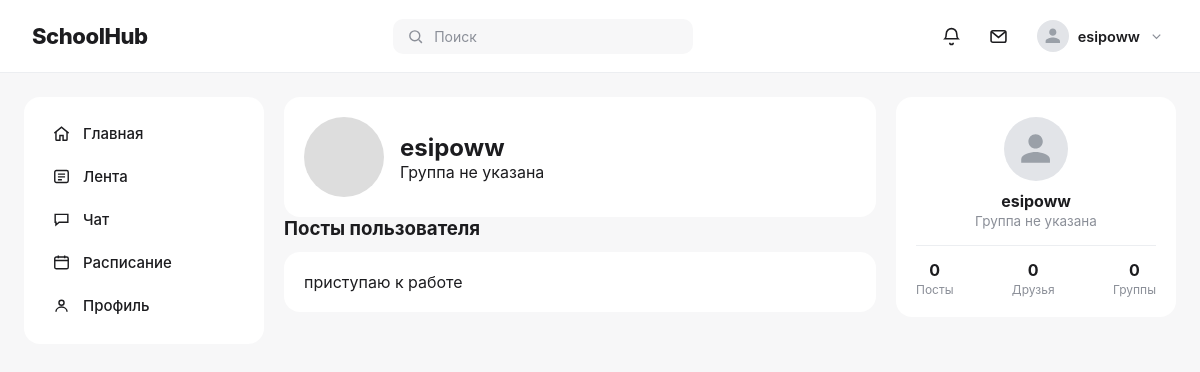
/profile/ (signed in), run on the app's committed database.
### users/models.py (models this page shows, shortened)
class Profile(models.Model):
    user = models.OneToOneField(User, on_delete=models.CASCADE)
    display_name = models.CharField(max_length=100, blank=True)
    group_name = models.CharField(max_length=50, blank=True)
    avatar = models.ImageField(upload_to='avatars/', blank=True, null=True)
    is_verified = models.BooleanField(default=False)

### posts/models.py (models this page shows, shortened)
class Post(models.Model):
    author = models.ForeignKey(User, on_delete=models.CASCADE)
    content = models.TextField()
    created_at = models.DateTimeField(auto_now_add=True)
    class Meta:
        ordering = ['-created_at']

### users/views.py (the view)
# urls.py: path('profile/', views.profile, name='profile'),
@login_required
def profile(request):
    profile_obj, created = Profile.objects.get_or_create(user=request.user)
    user_posts = Post.objects.filter(author=request.user)
    return render(request, 'users/profile.html', {
        'profile': profile_obj,
        'user_posts': user_posts,
    })

### users/templates/users/profile.html (shortened to what this page needs)
{% extends "base.html" %}
{% block content %}
    <div class="card" style="display:flex; align-items:center; gap:16px;">
        {% if profile.avatar %}
            <img src="{{ profile.avatar.url }}" style="width:80px; height:80px; border-radius:50%; object-fit:cover;">
        {% else %}
            <div style="width:80px; height:80px; border-radius:50%; background:#ddd;"></div>
        {% endif %}
        <div>
            <h2>
                {{ profile.display_name|default:user.username }}
            </h2>
            <p>{{ profile.group_name|default:"Группа не указана" }}</p>
        </div>
    </div>
    <h3 style="margin-bottom: 12px;">Посты пользователя</h3>
    {% for post in user_posts %}
    <div class="card">
        <div>{{ post.content }}</div>
    </div>
    {% empty %}
    <div class="card">Пока нет постов.</div>
    {% endfor %}
{% endblock %}

### templates/base.html (shortened to what this page needs)
<!DOCTYPE html>
<html lang="ru">
<head>
</head>
<body>
<div class="topbar">
    <h1>SchoolHub</h1>
    <div class="search-box">
        <svg viewBox="0 0 24 24" fill="none" stroke="currentColor" stroke-width="2"><circle cx="11" cy="11" r="7"/><path d="M21 21l-4.3-4.3"/></svg>
        Поиск
    </div>
    {% if user.is_authenticated %}
    <div class="topbar-right">
        <button class="icon-btn" aria-label="Уведомления">
            <svg viewBox="0 0 24 24" fill="none" stroke="currentColor" stroke-width="1.8"><path d="M6 9a6 6 0 0 1 12 0c0 4 1.5 5.5 1.5 5.5H4.5S6 13 6 9z"/><path d="M10 19a2 2 0 0 0 4 0"/></svg>
        </button>
        <button class="icon-btn" aria-label="Сообщения">
            <svg viewBox="0 0 24 24" fill="none" stroke="currentColor" stroke-width="1.8"><rect x="3.5" y="5.5" width="17" height="13" rx="2"/><path d="M4 6.5l8 6.5 8-6.5"/></svg>
        </button>
        <div class="user-menu" tabindex="0">
            <div class="user-chip">
                <div class="avatar avatar-small">
                    {% if user.profile.avatar %}
                        <img src="{{ user.profile.avatar.url }}" alt="{{ user.username }}">
                    {% else %}
                        <svg viewBox="0 0 24 24" fill="currentColor"><path d="M12 12c2.7 0 4.9-2.2 4.9-4.9S14.7 2.2 12 2.2 7.1 4.4 7.1 7.1 9.3 12 12 12zm0 2.4c-3.3 0-9.8 1.6-9.8 4.9v2.4h19.6v-2.4c0-3.3-6.5-4.9-9.8-4.9z"/></svg>
                    {% endif %}
                </div>
                <span class="user-chip-name">{{ user.username }}</span>
                <svg class="chevron" viewBox="0 0 24 24" fill="none" stroke="currentColor" stroke-width="2"><path d="M6 9l6 6 6-6"/></svg>
            </div>
        </div>
    </div>
    {% endif %}
</div>
<div class="layout">
    {% if user.is_authenticated %}
    <div class="sidebar">
        <a href="/" class="{% block nav_home %}{% endblock %}">
            <svg viewBox="0 0 24 24" fill="none" stroke="currentColor" stroke-width="1.8"><path d="M3 11.5 12 4l9 7.5"/><path d="M5 10v9.5a1 1 0 0 0 1 1h4v-6h4v6h4a1 1 0 0 0 1-1V10"/></svg>
            Главная
        </a>
        <a href="/feed/" class="{% block nav_feed %}{% endblock %}">
            <svg viewBox="0 0 24 24" fill="none" stroke="currentColor" stroke-width="1.8"><rect x="3.5" y="4.5" width="17" height="15" rx="2"/><path d="M7.5 9h9M7.5 12.5h9M7.5 16h5"/></svg>
            Лента
        </a>
        <a href="#" class="{% block nav_chat %}{% endblock %}">
            <svg viewBox="0 0 24 24" fill="none" stroke="currentColor" stroke-width="1.8"><path d="M4 5.5h16v10H9l-4 3.5v-3.5H4z"/></svg>
            Чат
        </a>
        <a href="/schedule/" class="{% block nav_schedule %}{% endblock %}">
            <svg viewBox="0 0 24 24" fill="none" stroke="currentColor" stroke-width="1.8"><rect x="3.5" y="5" width="17" height="15" rx="2"/><path d="M3.5 9.5h17M8 3v3.5M16 3v3.5"/></svg>
            Расписание
        </a>
        <a href="/profile/" class="{% block nav_profile %}{% endblock %}">
            <svg viewBox="0 0 24 24" fill="none" stroke="currentColor" stroke-width="1.8"><circle cx="12" cy="8.5" r="3.2"/><path d="M5 20c0-3.5 3-6 7-6s7 2.5 7 6"/></svg>
            Профиль
        </a>
    </div>
    {% endif %}
    <div class="main">
        {% block content %}
        {% endblock %}
    </div>
    {% if user.is_authenticated %}
    <div class="rightbar">
        <div class="card profile-card">
            {% if user.profile.avatar %}
                <img src="{{ user.profile.avatar.url }}" class="avatar avatar-large">
            {% else %}
                <div class="avatar avatar-large">
                    <svg viewBox="0 0 24 24" fill="currentColor"><path d="M12 12c2.7 0 4.9-2.2 4.9-4.9S14.7 2.2 12 2.2 7.1 4.4 7.1 7.1 9.3 12 12 12zm0 2.4c-3.3 0-9.8 1.6-9.8 4.9v2.4h19.6v-2.4c0-3.3-6.5-4.9-9.8-4.9z"/></svg>
                </div>
            {% endif %}
            <h3>{{ user.profile.display_name|default:user.username }}</h3>
            <p>{{ user.profile.group_name|default:"Группа не указана" }}</p>
            {% block profile_stats %}
            <div class="profile-stats">
                <div>
                    <div class="profile-stat-value">{{ stats.posts_count|default:0 }}</div>
                    <div class="profile-stat-label">Посты</div>
                </div>
                <div>
                    <div class="profile-stat-value">{{ stats.friends_count|default:0 }}</div>
                    <div class="profile-stat-label">Друзья</div>
                </div>
                <div>
                    <div class="profile-stat-value">{{ stats.groups_count|default:0 }}</div>
                    <div class="profile-stat-label">Группы</div>
                </div>
            </div>
            {% endblock %}
        </div>
    </div>
    {% endif %}
</div>
</body>
</html>

### templates/base.html (style rules this page uses)
:root { --bg: #f7f7f8; --panel: #ffffff; --text: #1c1c1f; --muted: #8b8f98; --border: #eceef1; --accent: #6b7480; --accent-hover: #565f6a; --sidebar-active-bg: #f1f2f4; --online-dot: #3fb950; }
* { box-sizing: border-box; margin: 0; padding: 0; }
body { font-family: -apple-system, BlinkMacSystemFont, 'Segoe UI', Arial, sans-serif; background: var(--bg); color: var(--text); }
a { color: inherit; }
.topbar { background: var(--panel); padding: 16px 32px; display: flex; justify-content: space-between; align-items: center; border-bottom: 1px solid var(--border); position: sticky; top: 0; z-index: 10; }
.topbar h1 { font-size: 22px; font-weight: 800; letter-spacing: -0.02em; }
.topbar-right { display: flex; align-items: center; gap: 22px; }
.search-box { background: var(--bg); border-radius: 10px; padding: 9px 14px; color: var(--muted); width: 300px; display: flex; align-items: center; gap: 10px; font-size: 14px; }
.search-box svg { width: 17px; height: 17px; flex-shrink: 0; }
.icon-btn { background: none; border: none; cursor: pointer; color: var(--text); display: flex; align-items: center; justify-content: center; padding: 2px; }
.icon-btn svg { width: 21px; height: 21px; }
.user-menu { position: relative; }
.user-chip { display: flex; align-items: center; gap: 9px; cursor: pointer; padding: 4px; border-radius: 10px; }
.user-chip-name { font-size: 14.5px; font-weight: 600; }
.user-chip svg.chevron { width: 15px; height: 15px; color: var(--muted); }
.layout { display: grid; grid-template-columns: 240px 1fr 280px; max-width: 1280px; margin: 24px auto; gap: 20px; align-items: start; padding: 0 24px; }
.sidebar { background: var(--panel); border-radius: 16px; padding: 16px; position: sticky; top: 92px; }
.sidebar a { display: flex; align-items: center; gap: 12px; padding: 11px 12px; border-radius: 10px; color: var(--text); text-decoration: none; margin-bottom: 2px; font-size: 15px; font-weight: 500; transition: background 0.15s ease; }
.sidebar a svg { width: 19px; height: 19px; flex-shrink: 0; }
.main { min-width: 0; }
.rightbar { display: flex; flex-direction: column; gap: 16px; position: sticky; top: 92px; }
.card { background: var(--panel); border-radius: 16px; padding: 20px; }
.profile-card { text-align: center; }
.profile-card h3 { margin-top: 10px; font-size: 16px; }
.profile-card p { color: var(--muted); font-size: 13.5px; margin-top: 2px; }
.profile-stats { display: flex; justify-content: space-between; text-align: center; border-top: 1px solid var(--border); margin-top: 16px; padding-top: 14px; }
.profile-stat-value { font-weight: 700; font-size: 16px; }
.profile-stat-label { color: var(--muted); font-size: 12px; margin-top: 2px; }
.avatar { border-radius: 50%; background: #e2e4e8; display: flex; align-items: center; justify-content: center; color: #9aa0a8; flex-shrink: 0; overflow: hidden; }
.avatar svg { width: 55%; height: 55%; }
.avatar-small { width: 32px; height: 32px; }
.avatar-large { width: 64px; height: 64px; margin: 0 auto; }

### data on the page
Profile: display_name "esipoww", group_name "Группа не указана"
Post: content "приступаю к работе"

### other printed values
{{ user.username }} "esipoww"
{{ user.profile.display_name|default:user.username }} "esipoww"
{{ user.profile.group_name|default:"Группа не указана" }} "Группа не указана"
{{ stats.posts_count|default:0 }} "0"
{{ stats.friends_count|default:0 }} "0"
{{ stats.groups_count|default:0 }} "0"
